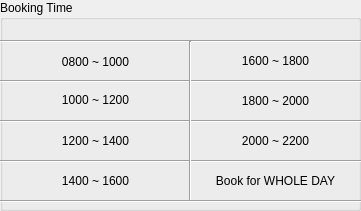
     <widget class="QGroupBox" name="time2hourbox">
      <property name="geometry">
       <rect>
        <x>10</x>
        <y>240</y>
        <width>361</width>
        <height>211</height>
       </rect>
      </property>
      <property name="title">
       <string>Booking Time</string>
      </property>
      <widget class="Line" name="line_44">
       <property name="geometry">
        <rect>
         <x>0</x>
         <y>31</y>
         <width>381</width>
         <height>20</height>
        </rect>
       </property>
       <property name="orientation">
        <enum>Qt::Horizontal</enum>
       </property>
      </widget>
      <widget class="Line" name="line_45">
       <property name="geometry">
        <rect>
         <x>0</x>
         <y>71</y>
         <width>381</width>
         <height>20</height>
        </rect>
       </property>
       <property name="orientation">
        <enum>Qt::Horizontal</enum>
       </property>
      </widget>
      <widget class="Line" name="line_48">
       <property name="geometry">
        <rect>
         <x>0</x>
         <y>111</y>
         <width>381</width>
         <height>20</height>
        </rect>
       </property>
       <property name="orientation">
        <enum>Qt::Horizontal</enum>
       </property>
      </widget>
      <widget class="Line" name="line_50">
       <property name="geometry">
        <rect>
         <x>0</x>
         <y>151</y>
         <width>381</width>
         <height>20</height>
        </rect>
       </property>
       <property name="orientation">
        <enum>Qt::Horizontal</enum>
       </property>
      </widget>
      <widget class="QPushButton" name="btn_8am_2">
       <property name="geometry">
        <rect>
         <x>0</x>
         <y>41</y>
         <width>191</width>
         <height>41</height>
        </rect>
       </property>
       <property name="styleSheet">
        <string notr="true"/>
       </property>
       <property name="text">
        <string>0800 ~ 1000</string>
       </property>
       <property name="autoDefault">
        <bool>false</bool>
       </property>
       <property name="flat">
        <bool>true</bool>
       </property>
      </widget>
      <widget class="QPushButton" name="btn_10am_2">
       <property name="geometry">
        <rect>
         <x>0</x>
         <y>79</y>
         <width>191</width>
         <height>41</height>
        </rect>
       </property>
       <property name="text">
        <string>1000 ~ 1200</string>
       </property>
       <property name="flat">
        <bool>true</bool>
       </property>
      </widget>
      <widget class="QPushButton" name="btn_12pm_2">
       <property name="geometry">
        <rect>
         <x>0</x>
         <y>120</y>
         <width>191</width>
         <height>41</height>
        </rect>
       </property>
       <property name="text">
        <string>1200 ~ 1400</string>
       </property>
       <property name="flat">
        <bool>true</bool>
       </property>
      </widget>
      <widget class="QPushButton" name="btn_2pm_2">
       <property name="geometry">
        <rect>
         <x>0</x>
         <y>160</y>
         <width>191</width>
         <height>41</height>
        </rect>
       </property>
       <property name="text">
        <string>1400 ~ 1600</string>
       </property>
       <property name="flat">
        <bool>true</bool>
       </property>
      </widget>
      <widget class="QPushButton" name="btn_4pm_2">
       <property name="geometry">
        <rect>
         <x>190</x>
         <y>40</y>
         <width>171</width>
         <height>41</height>
        </rect>
       </property>
       <property name="text">
        <string>1600 ~ 1800</string>
       </property>
       <property name="flat">
        <bool>true</bool>
       </property>
      </widget>
      <widget class="QPushButton" name="btn_6pm_2">
       <property name="geometry">
        <rect>
         <x>190</x>
         <y>80</y>
         <width>171</width>
         <height>41</height>
        </rect>
       </property>
       <property name="text">
        <string>1800 ~ 2000</string>
       </property>
       <property name="flat">
        <bool>true</bool>
       </property>
      </widget>
      <widget class="QPushButton" name="btn_8pm_2">
       <property name="geometry">
        <rect>
         <x>190</x>
         <y>120</y>
         <width>171</width>
         <height>41</height>
        </rect>
       </property>
       <property name="text">
        <string>2000 ~ 2200</string>
       </property>
       <property name="flat">
        <bool>true</bool>
       </property>
      </widget>
      <widget class="Line" name="line_52">
       <property name="geometry">
        <rect>
         <x>0</x>
         <y>311</y>
         <width>161</width>
         <height>16</height>
        </rect>
       </property>
       <property name="orientation">
        <enum>Qt::Horizontal</enum>
       </property>
      </widget>
      <widget class="Line" name="line_53">
       <property name="geometry">
        <rect>
         <x>180</x>
         <y>41</y>
         <width>20</width>
         <height>161</height>
        </rect>
       </property>
       <property name="orientation">
        <enum>Qt::Vertical</enum>
       </property>
      </widget>
      <widget class="QPushButton" name="btn_wholeday_2">
       <property name="geometry">
        <rect>
         <x>190</x>
         <y>160</y>
         <width>171</width>
         <height>41</height>
        </rect>
       </property>
       <property name="text">
        <string>Book for WHOLE DAY</string>
       </property>
       <property name="flat">
        <bool>true</bool>
       </property>
      </widget>
      <widget class="Line" name="line_54">
       <property name="geometry">
        <rect>
         <x>0</x>
         <y>191</y>
         <width>381</width>
         <height>20</height>
        </rect>
       </property>
       <property name="orientation">
        <enum>Qt::Horizontal</enum>
       </property>
      </widget>
     </widget>
